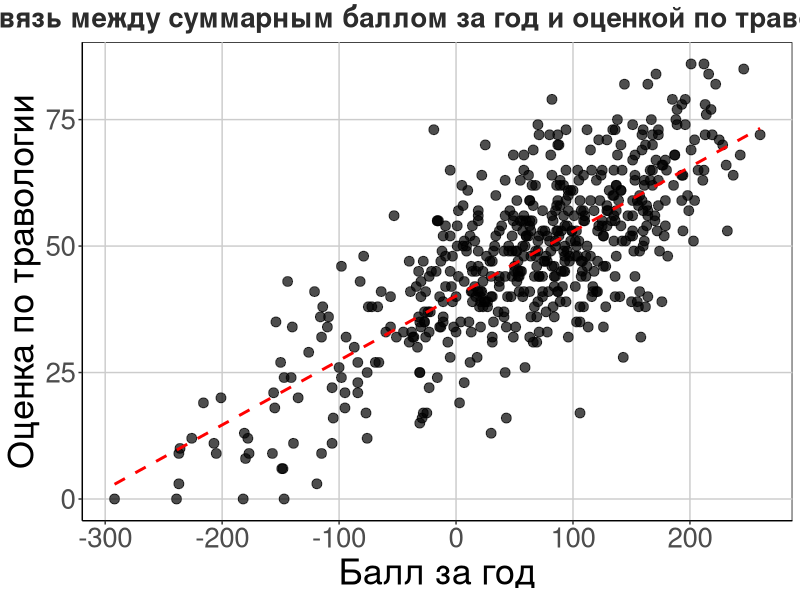
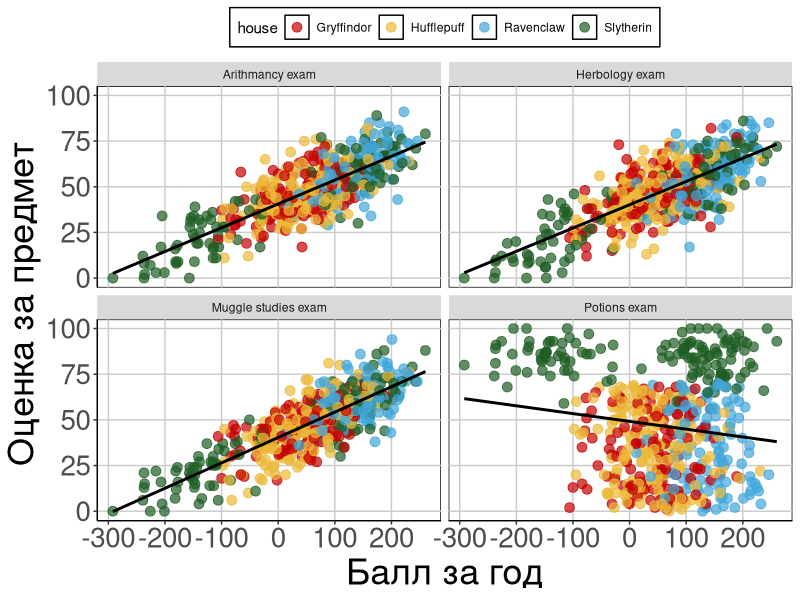
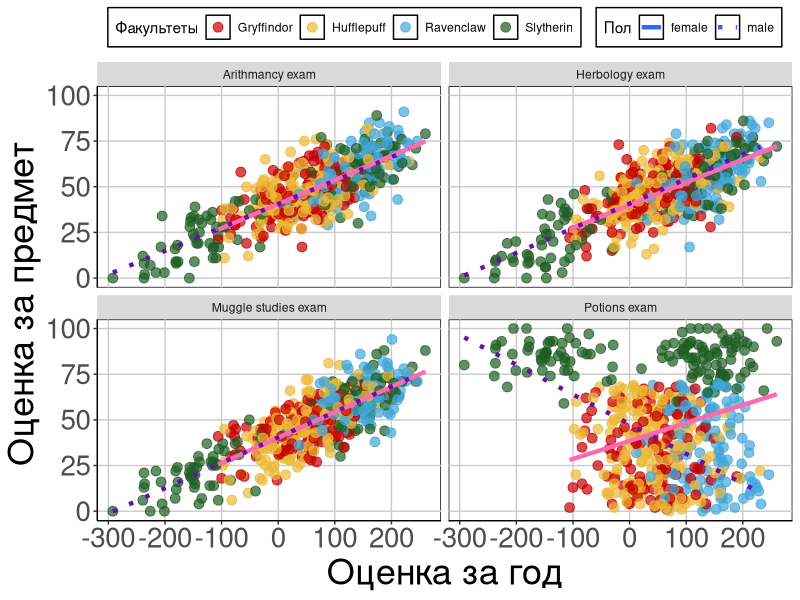
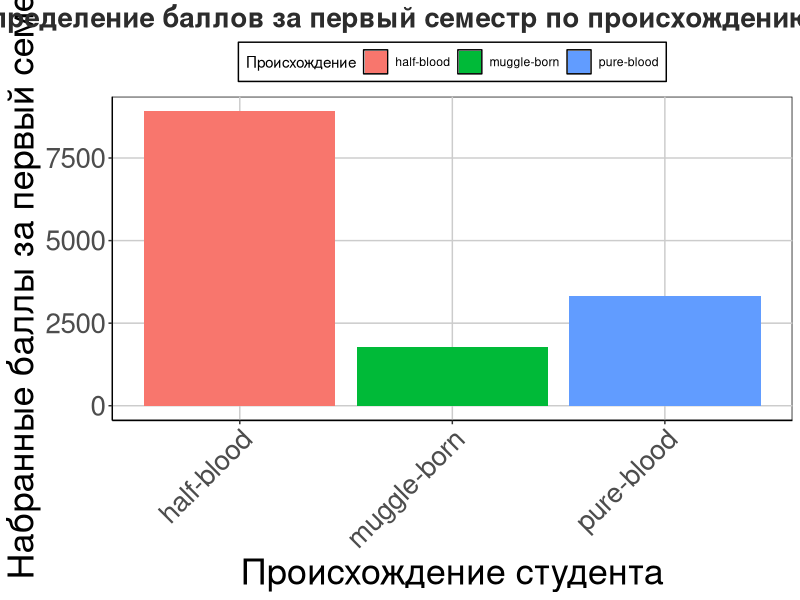
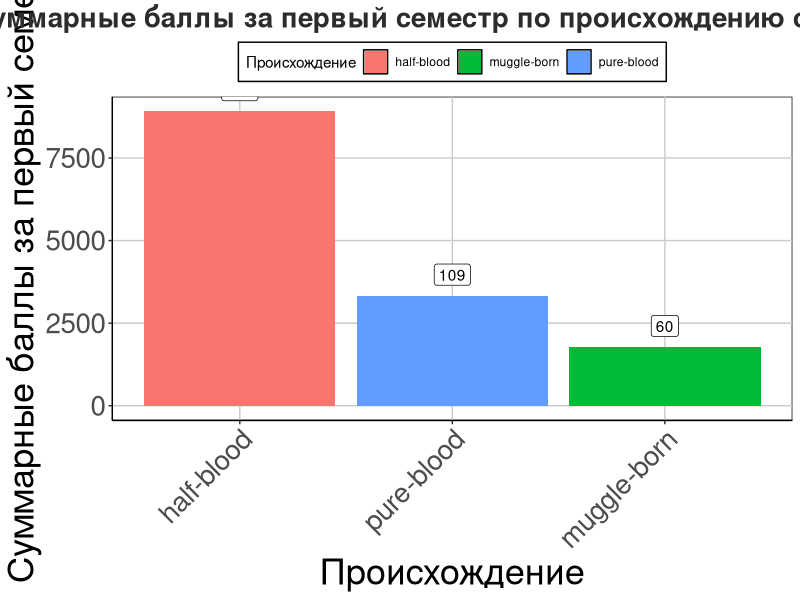
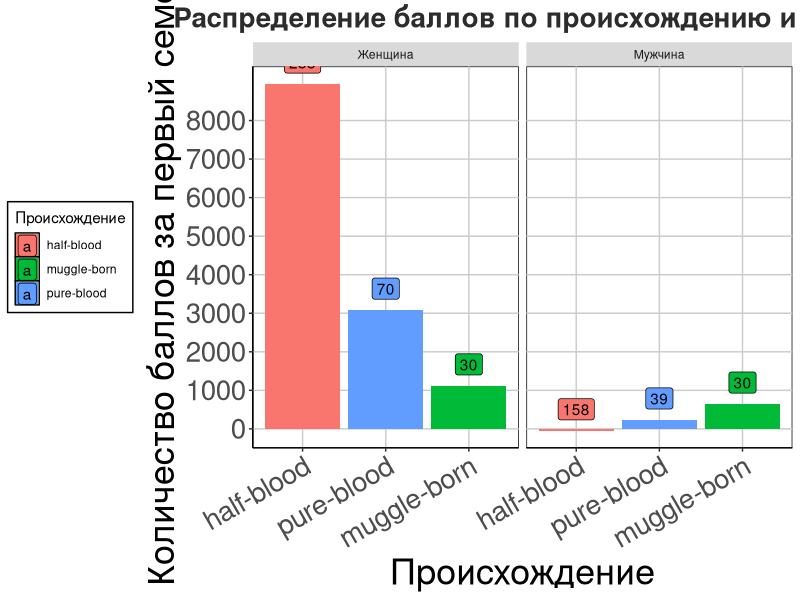
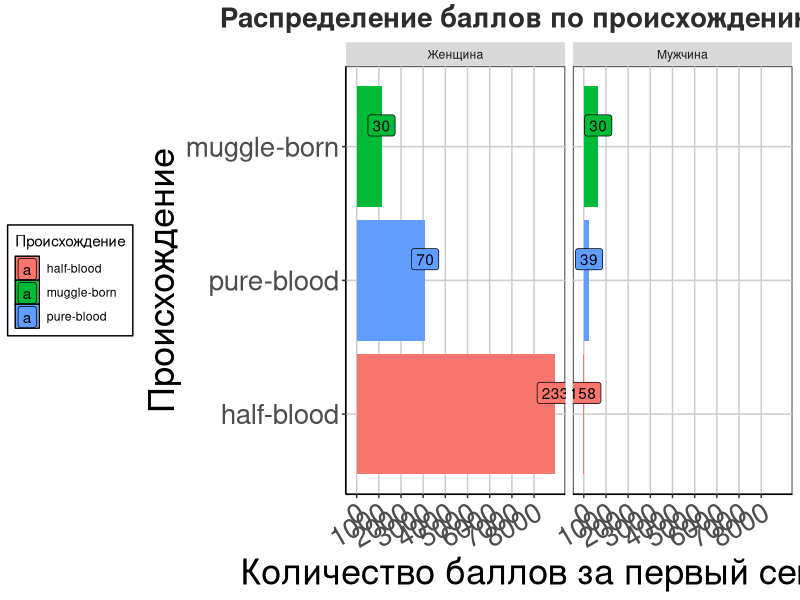
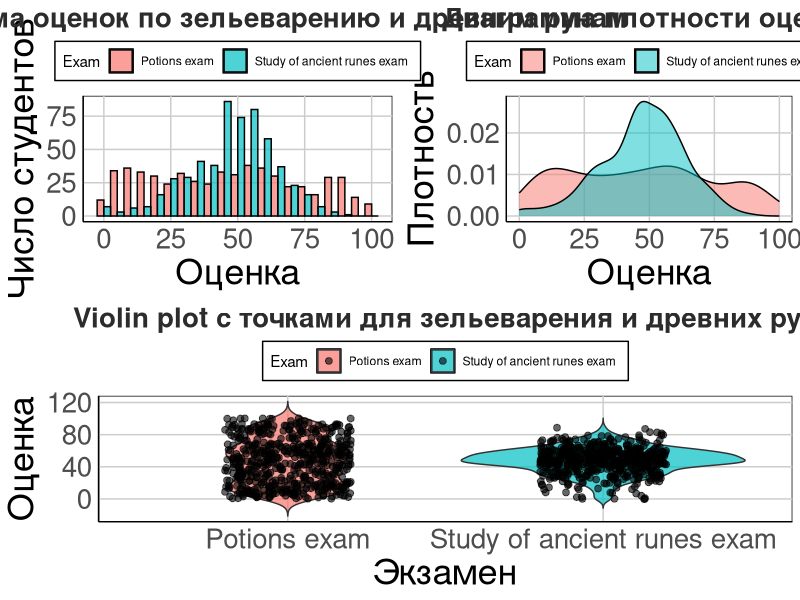

Reproduce these figures in R, in order.
## ---- chunk 1
knitr::opts_chunk$set(echo = TRUE, fig.width=17, fig.height=12)
## ---- chunk 2
library(forcats)
library(tidyverse)
library(ggpubr)

data <- read_csv('hogwarts_2024.csv')
data$bloodStatus <- iconv(data$bloodStatus, from = "UTF-8", to = "UTF-8")



theme_custom <- theme(
    panel.background = element_rect(fill = "white", color = "black"),
    panel.grid.major = element_line(color = "gray80"),
    panel.grid.minor = element_blank(),
    axis.title = element_text(size = 26),
    axis.text = element_text(size = 20),
    axis.line = element_line(color = "black"),
    plot.title = element_text(size = 20, face = "bold", hjust = 0.5, color = "#2c2c2c"),
    legend.background = element_rect(fill = "white", color = "black"),
    legend.key = element_rect(fill = "white"),
    legend.position = "top"
)
## ---- chunk 3
ggplot(data, aes(x=result, y=`Herbology exam`)) +
  geom_point(size = 3, alpha = 0.7) +
  labs(x="Балл за год", y="Оценка по травологии",
       title = "Связь между суммарным баллом за год и оценкой по травологии") +
  geom_smooth(method="lm", se = FALSE, color = "red", linetype = "dashed") +  
  theme_custom
## ---- chunk 4
data_long <- data %>%
  select(id, result, house, `Herbology exam`, `Muggle studies exam`, `Potions exam`, `Arithmancy exam`) %>%
  pivot_longer(cols = c(`Herbology exam`, `Muggle studies exam`, `Potions exam`, `Arithmancy exam`), 
               names_to = "exam", values_to = "exam_result")

ggplot(data_long, aes(x = result, y = exam_result, color = house)) +
  geom_point(alpha = 0.7, size = 3) +
  geom_smooth(aes(group=1), method = "lm", se = FALSE, linetype = "solid", color = "black") +
  facet_wrap(~ exam, nrow = 2, ncol = 2) +
  scale_color_manual(values = c("Gryffindor" = "#C50000", 
                                "Hufflepuff" = "#ECB939", 
                                "Ravenclaw" = "#41A6D9", 
                                "Slytherin" = "#1F5D25")) +
  labs(x = "Балл за год", y = "Оценка за предмет") +
  theme_custom
## ---- chunk 5
data_with_sex <- data %>%
  select(id, result, house, sex, `Herbology exam`, `Muggle studies exam`, `Potions exam`, `Arithmancy exam`) %>%
  pivot_longer(cols = c(`Herbology exam`, `Muggle studies exam`, `Potions exam`, `Arithmancy exam`), names_to = "exam", values_to = "exam_result")

ggplot(data_with_sex, aes(x = result, y = exam_result)) +
  geom_point(aes(color = house), alpha = 0.7, size = 3) + 
  geom_smooth(aes(group = sex, linetype = sex, color = sex), method = "lm", se = FALSE, size = 1.5) + 
  facet_wrap(~ exam, nrow = 2, ncol = 2) +
  scale_color_manual(name = "Факультеты", 
                     values = c("Gryffindor" = "#C50000", 
                                "Hufflepuff" = "#ECB939", 
                                "Ravenclaw" = "#41A6D9", 
                                "Slytherin" = "#1F5D25", 
                                "female" = "#ff69b4", 
                                "male" = "#6a0dad"),
                     breaks = c("Gryffindor", "Hufflepuff", "Ravenclaw", "Slytherin")) +  
  scale_linetype_manual(name = "Пол", values = c("female" = "solid", "male" = "dotted")) +
  labs(x = "Оценка за год", y = "Оценка за предмет") +
  theme_custom +
  guides(color = guide_legend(order = 1), linetype = guide_legend(order = 2))

## ---- chunk 6
data %>%
  group_by(bloodStatus) %>%
  summarise(total_semester1 = sum(c_across(week_1:week_17))) %>%
  ggplot(aes(x = bloodStatus, y = total_semester1, fill = bloodStatus)) +
  geom_col() +
  labs(x = "Происхождение студента", y = "Набранные баллы за первый семестр", 
       title = "Распределение баллов за первый семестр по происхождению студентов", 
       fill = "Происхождение") +
  theme_custom +  
  theme(axis.text.x = element_text(angle = 45, hjust = 1))
## ---- chunk 7
data %>%
  group_by(bloodStatus) %>%
  summarise(total_semester1 = sum(c_across(week_1:week_17)), student_count = n()) %>%
  ggplot(aes(x = reorder(bloodStatus, -total_semester1), y = total_semester1, fill = bloodStatus)) +
  geom_col() +
  geom_label(aes(label = student_count), vjust = -0.5, fill = "white", color = "black") +
  labs(x = "Происхождение", y = "Суммарные баллы за первый семестр", 
       title = "Суммарные баллы за первый семестр по происхождению студентов", 
       fill = "Происхождение") +
  theme_custom +  
  theme(axis.text.x = element_text(angle = 45, hjust = 1))
## ---- chunk 8
grouped_data <- data %>%
  group_by(bloodStatus, sex) %>%
  summarise(total_semester1 = sum(c_across(week_1:week_17)), student_count = n(), .groups = 'drop')

plot <- grouped_data %>%
  ggplot(aes(x = reorder(bloodStatus, -total_semester1), y = total_semester1, fill = bloodStatus)) +
  geom_col(position = "dodge") +
  geom_label(aes(label = student_count), position = position_dodge(0.9), vjust = -0.5) +
  labs(title = "Распределение баллов по происхождению и полу",  
       x = "Происхождение",  
       y = "Количество баллов за первый семестр",  
       fill = "Происхождение") + 
  facet_wrap(~sex, labeller = as_labeller(c("male" = "Мужчина", "female" = "Женщина"))) +  
  scale_y_continuous(breaks = seq(0, max(grouped_data$total_semester1), by = 1000)) +
  theme_custom +  
  theme(axis.text.x = element_text(angle = 30, hjust = 1), legend.position = "left")


ggsave('Sex_bloodstatus.png', plot=plot, dpi = 300, width = 15, height=10)


plot
## ---- chunk 9
plot <- grouped_data %>%
  ggplot(aes(x = reorder(bloodStatus, -total_semester1), y = total_semester1, fill = bloodStatus)) +
  geom_col(position = "dodge") +
  geom_label(aes(label = student_count), position = position_dodge(0.9), vjust = -0.5) +
  labs(title = "Распределение баллов по происхождению и полу", 
       x = "Происхождение", 
       y = "Количество баллов за первый семестр", 
       fill = "Происхождение") +  
  facet_wrap(~sex, labeller = as_labeller(c("male" = "Мужчина", "female" = "Женщина"))) +
  scale_y_continuous(breaks = seq(0, max(grouped_data$total_semester1), by = 1000)) +  
  theme_custom +  
  theme(axis.text.x = element_text(angle = 30, hjust = 1), legend.position = "left") +
  coord_flip()

plot
## ---- chunk 10

data_long <- data %>%
  select(id, `Potions exam`, `Study of ancient runes exam`) %>%
  pivot_longer(cols = -id, names_to = "Exam", values_to = "Score")

plot_hist <- ggplot(data_long, aes(x = Score, fill = Exam)) +
  geom_histogram(binwidth = 5, alpha = 0.7, color = "black", position = "dodge") +
  labs(title = "Гистограмма оценок по зельеварению и древним рунам", x = "Оценка", y = "Число студентов") +
  theme_minimal() +
  theme_custom


plot_density <- ggplot(data_long, aes(x = Score, fill = Exam)) +
  geom_density(alpha = 0.5) +
  labs(title = "Диаграмма плотности оценок", x = "Оценка", y = "Плотность") +
  theme_minimal() +
  theme_custom

plot_violin <- ggplot(data_long, aes(x = Exam, y = Score, fill = Exam)) +
  geom_violin(trim = FALSE, alpha = 0.7) +
  geom_jitter(width = 0.2, alpha = 0.6, size = 2, color = "black") +
  labs(title = "Violin plot с точками для зельеварения и древних рун", x = "Экзамен", y = "Оценка") +
  theme_minimal() +
  theme_custom


combined_plot <- ggarrange(
  ggarrange(plot_hist, plot_density, ncol = 2),  
  plot_violin,                                 
  nrow = 2, 
  heights = c(1, 1)                             
)

combined_plot
## ---- chunk 11
avg_potions <- data %>%
  select(id, `Potions exam`, bloodStatus) %>%
  group_by(bloodStatus) %>%
  summarise(mean_score = mean(`Potions exam`, na.rm = TRUE), 
            sd_score = sd(`Potions exam`, na.rm = TRUE), 
            n = n())

plot_potions <- ggplot(avg_potions, aes(x = bloodStatus, y = mean_score, fill = bloodStatus)) +
  geom_bar(stat = "identity", width = 0.7) +  
  geom_errorbar(aes(ymin = mean_score - sd_score, ymax = mean_score + sd_score), width = 0.2) +  
  geom_text(aes(label = n), vjust = -0.5) + 
  labs(title = "Средний балл по зельеварению в зависимости от происхождения", 
       x = "Происхождение", 
       y = "Средний балл по зельеварению", 
       fill = "Происхождение") +  
  guides(fill = guide_legend(title = "Происхождение")) +  # Легенда будет автоматически
  theme_minimal() +
  theme_custom + 
  theme(axis.text.x = element_text(angle = 15))

plot_potions
## ---- chunk 12
avg_subjects <- data %>%
  select(id, `Study of ancient runes exam`, `Herbology exam`, bloodStatus) %>%
  pivot_longer(cols = c(`Study of ancient runes exam`, `Herbology exam`), 
               names_to = "Subject", values_to = "Score") %>%
  group_by(bloodStatus, Subject) %>%
  summarise(mean_score = mean(Score, na.rm = TRUE), 
            sd_score = sd(Score, na.rm = TRUE), 
            n = n()) %>%
  mutate(bloodStatus = fct_relevel(bloodStatus,"Muggle-born", "Pure-blood", "Half-blood"))

plot_subjects <- ggplot(avg_subjects, aes(x = bloodStatus, y = mean_score, fill = bloodStatus)) +
  geom_bar(stat = "identity", width = 0.7) +  
  geom_errorbar(aes(ymin = mean_score - sd_score, ymax = mean_score + sd_score), width = 0.2) +  
  geom_text(aes(label = round(mean_score, 1)), vjust = -0.5) +  
  labs(title = "Средние баллы по травологии и древним рунам в зависимости от происхождения", 
       x = "Происхождение студентов",  
       y = "Средний балл по предмету",  
       fill = "Происхождение") +
  guides(fill = guide_legend(title = "Происхождение")) +  
  facet_wrap(~ Subject, scales = "free_y") +
  theme_minimal() + 
  theme(axis.text.x = element_text(angle = 15))

plot_subjects
## ---- chunk 13

data <- data %>%
  mutate(house = fct_relevel(house, "Gryffindor", "Hufflepuff", "Ravenclaw", "Slytherin"))
colnames(data)

ggplot(data, aes(x = house, y = result, fill = house)) +
  geom_violin(trim = FALSE, alpha = 0.7) +  
  stat_summary(fun = mean, geom = "point", shape = 23, size = 3, fill = "black", color = "red") +  
  geom_hline(yintercept = 0, linetype = "dashed", color = "red", size = 1) +  
  facet_grid(~ sex) +  
  scale_fill_manual(values = c("Gryffindor" = "#C50000", 
                               "Hufflepuff" = "#ECB939", 
                               "Ravenclaw" = "#41A6D9", 
                               "Slytherin" = "#1F5D25")) +  
  labs(title = "Баллы студентов Хогвартса", 
       subtitle = "Распределение числа баллов у студентов различных факультетов Хогвартса в 2023-2024 учебном году", 
       x = "", 
       y = "Количество очков", 
       fill = "House") +
  theme_minimal() +
  theme_custom +
  theme(axis.text.x = element_text(angle = 15),
        plot.subtitle = element_text(hjust = 0.5))
